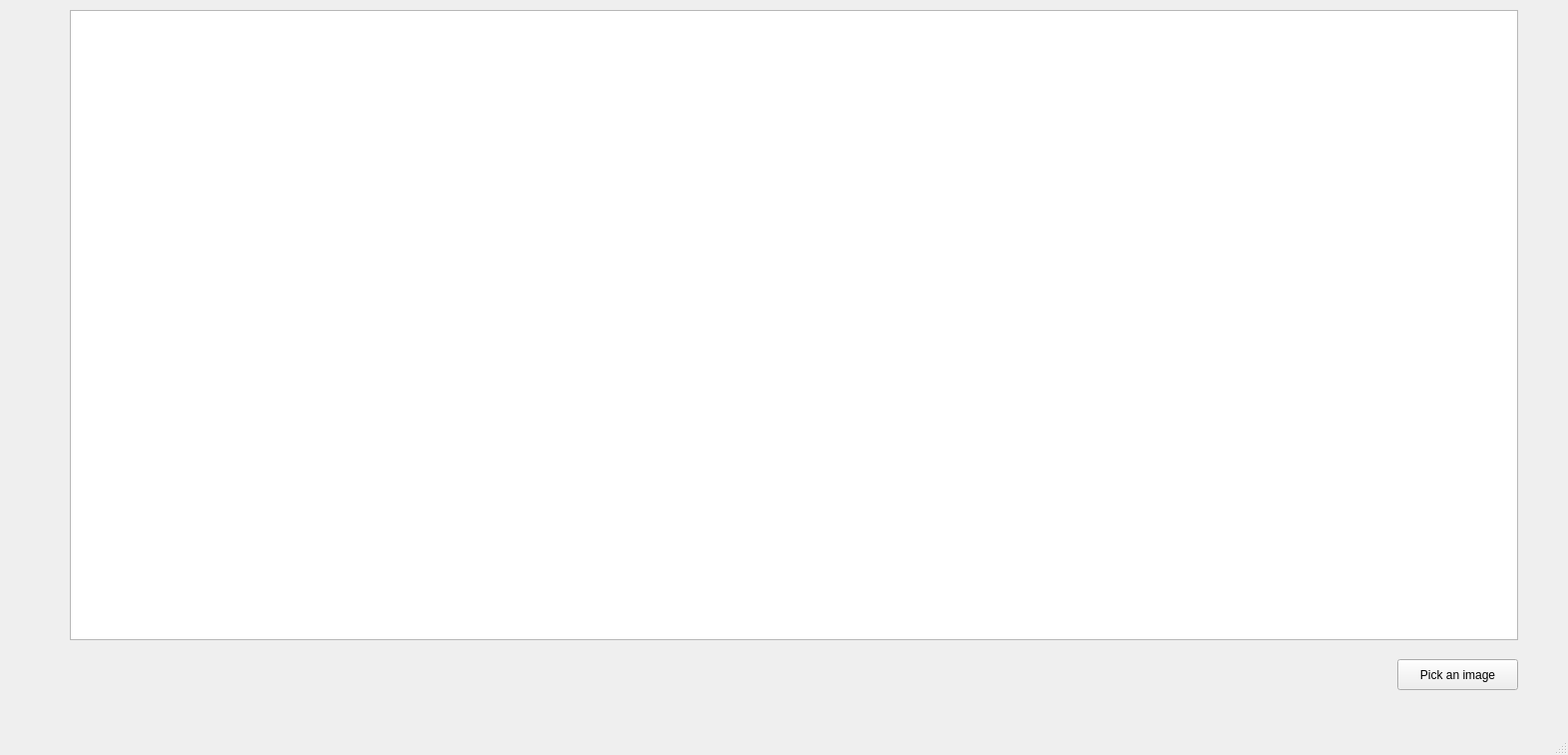
<?xml version="1.0" encoding="UTF-8"?>
<ui version="4.0">
 <class>MainWindow</class>
 <widget class="QMainWindow" name="MainWindow">
  <property name="geometry">
   <rect>
    <x>0</x>
    <y>0</y>
    <width>1571</width>
    <height>756</height>
   </rect>
  </property>
  <property name="windowTitle">
   <string>MainWindow</string>
  </property>
  <widget class="QWidget" name="centralwidget">
   <widget class="QPushButton" name="imageButton">
    <property name="geometry">
     <rect>
      <x>1400</x>
      <y>660</y>
      <width>121</width>
      <height>31</height>
     </rect>
    </property>
    <property name="text">
     <string>Pick an image</string>
    </property>
   </widget>
   <widget class="CustomView" name="imageDisplayer">
    <property name="geometry">
     <rect>
      <x>70</x>
      <y>10</y>
      <width>1451</width>
      <height>631</height>
     </rect>
    </property>
   </widget>
  </widget>
  <widget class="QMenuBar" name="menubar">
   <property name="geometry">
    <rect>
     <x>0</x>
     <y>0</y>
     <width>1571</width>
     <height>21</height>
    </rect>
   </property>
  </widget>
  <widget class="QStatusBar" name="statusbar"/>
 </widget>
 <customwidgets>
  <customwidget>
   <class>CustomView</class>
   <extends>QGraphicsView</extends>
   <header location="global">customview.h</header>
  </customwidget>
 </customwidgets>
 <resources/>
 <connections/>
</ui>
